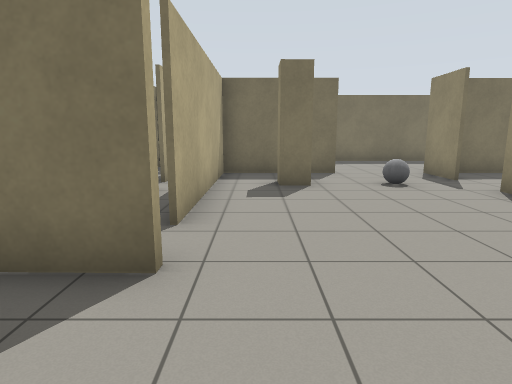
[1] (above)

21 first-person views from a walk through a Gazebo world. The camera is 1.2 m above the floor, tilts 10° down and sees 75° across. The floor is counted in squares, 1 m on a side. Each view is taken from the middle of a square. On the plan, view 1 faces up. The plan holds only what a view shows up to about 13 squares ahead; the rest is blank. Robots are left out.

[2]
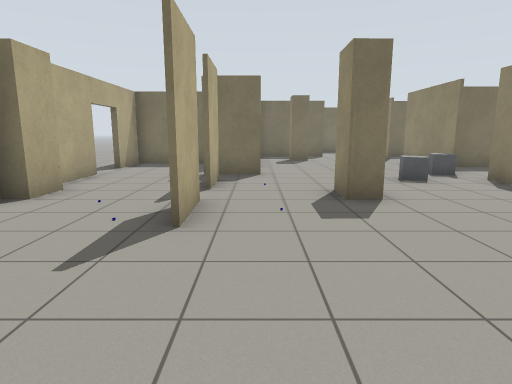

[3]
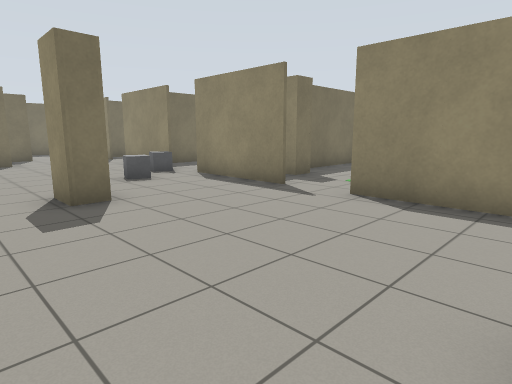

[4]
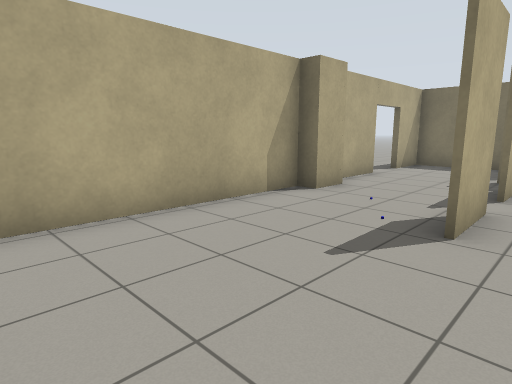

[5]
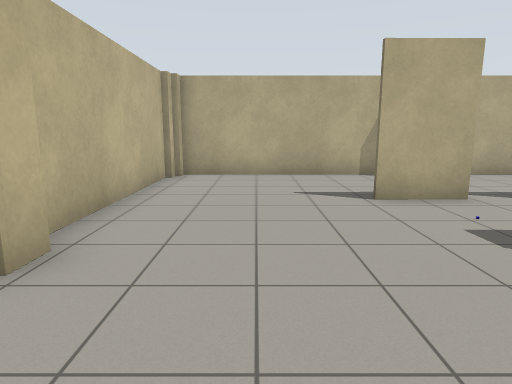

[6]
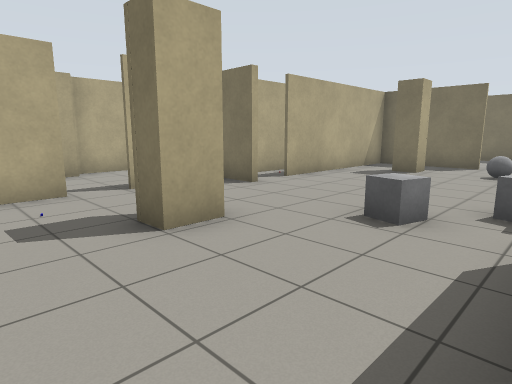

[7]
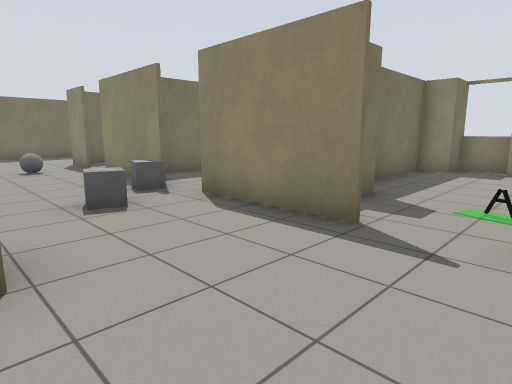

[8]
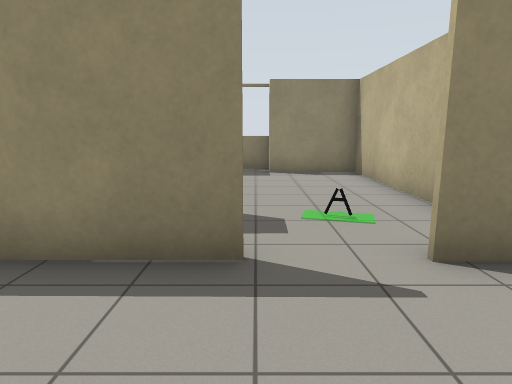

[9]
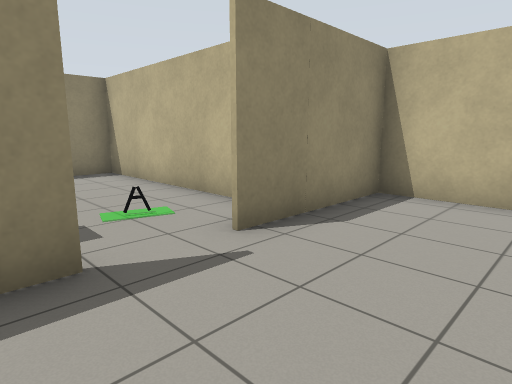

[10]
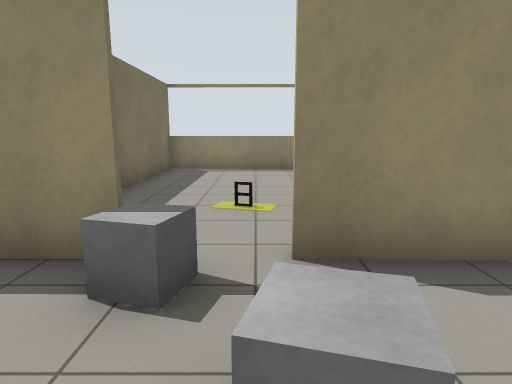

[11]
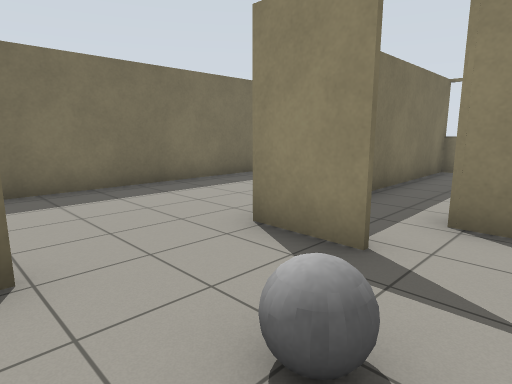

[12]
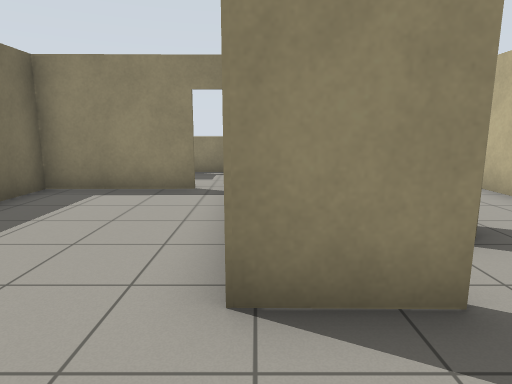

[13]
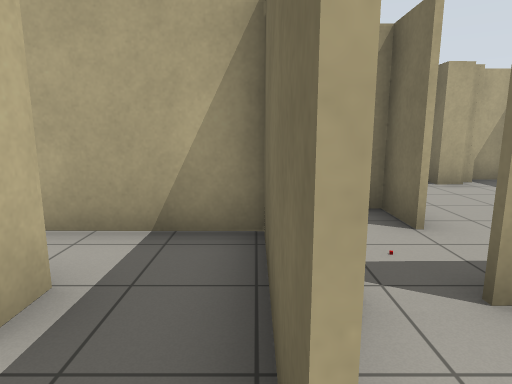

[14]
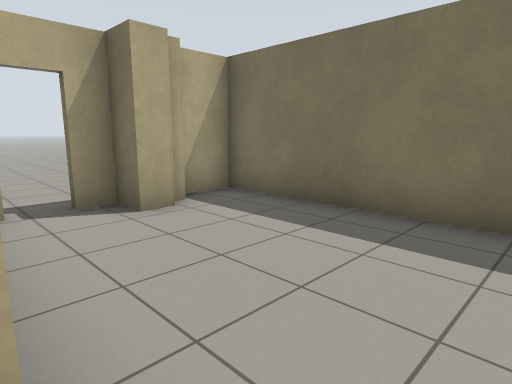

[15]
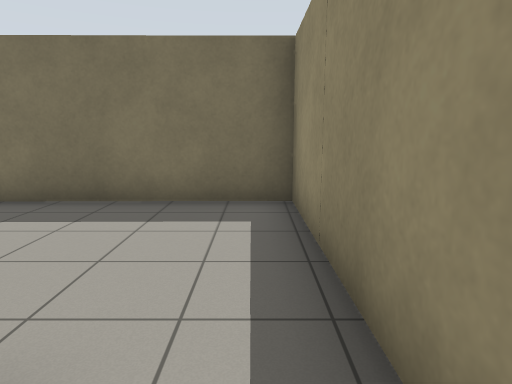

[16]
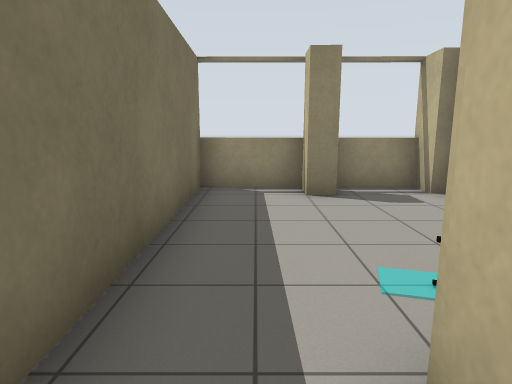

[17]
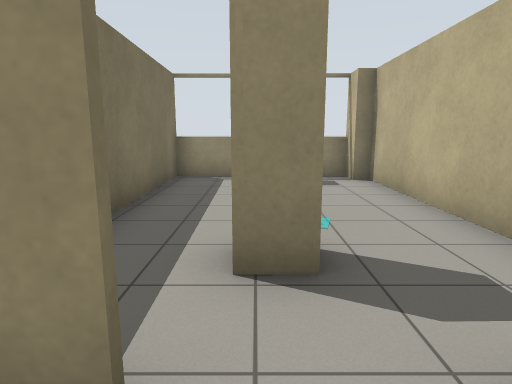

[18]
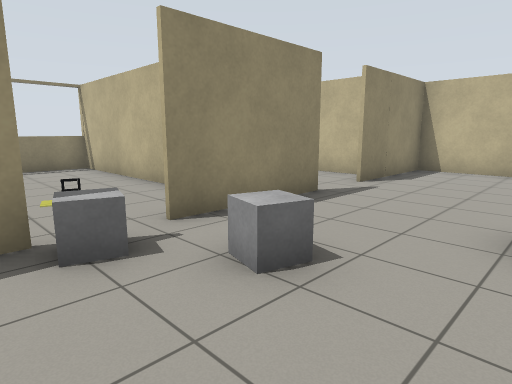

[19]
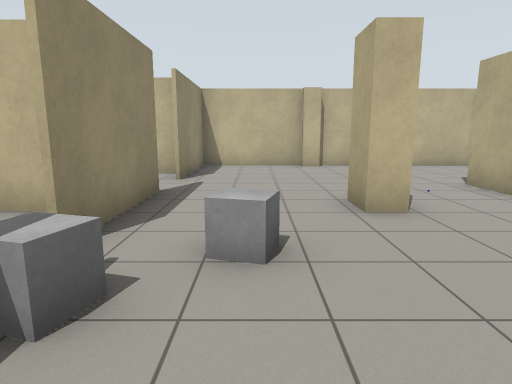

[20]
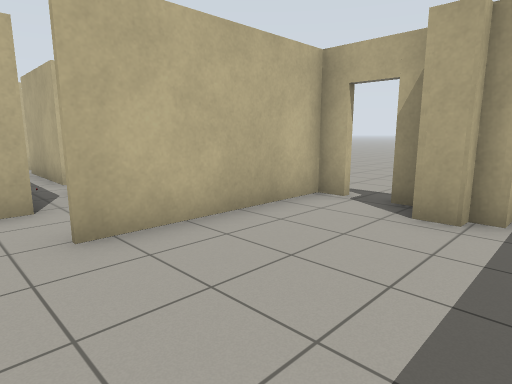

[21]
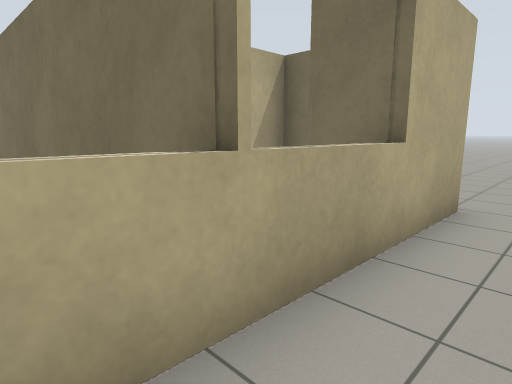

### Floor plan
Ten units are one square. View 1 is at (0, 0); x grows to the right and y downward. Boxes are objects, and circles mark ways between rooms. Rooms are numbered by the first view taken in them; rooms with no view inside come last. Other rooms are left out.
<svg viewBox="-65 -174 210 254">
<path fill="none" stroke="#000" d="M7 1 13 1 13 10 7 10 7 1M-20 11 -20 29M-20 -18 -20 -1M-8 -27 -25 -28M-51 -2 -52 10 -57 10 -57 73 -50 73M50 20 50 -17M51 -33 51 -69M-55 -29 -56 -2M-57 -25 -57 -10M-31 -63 -55 -63 -55 -45M7 71 14 71 14 75 50 75 50 36M5 -76 5 -83 13 -83 13 -77 5 -76M-23 -74 -23 -41M-51 75 6 75M51 -85 51 -103M24 -101 -10 -100 -10 -42M-10 -120 -23 -120M7 -117 7 -169 -57 -168 -57 -156M-54 -154 -54 -149 -48 -149 -48 -144 -57 -144 -57 -136M-12 -102 -7 -102M-57 -127 -57 -121 -10 -121M67 -74 67 -82 75 -82M76 -51 125 -50M125 -73 125 -81M134 -54 134 -99M137 -102 62 -101M136 -148 136 -91M102 -113 102 -146M110 -146 29 -145M75 -50 61 -50M62 1 136 0M136 -49 91 -49M133 1 134 -49M74 9 68 9 68 6M124 10 124 1 84 2M54 51 123 51 123 24 133 24M133 24 133 10"/>
<rect x="25" y="-25" width="10" height="10" fill="#bbb"><title>grey box</title></rect>
<rect x="25" y="-85" width="10" height="10" fill="#bbb"><title>grey ball</title></rect>
<rect x="35" y="-35" width="20" height="10" fill="#bbb"><title>grey box</title></rect>
<rect x="75" y="-75" width="10" height="10" fill="#bbb"><title>other object</title></rect>
<rect x="65" y="-25" width="10" height="10" fill="#bbb"><title>other object</title></rect>
<rect x="65" y="25" width="10" height="10" fill="#bbb"><title>other object</title></rect>
<circle cx="50" cy="-75" r="3" fill="#2a7"/>
<circle cx="35" cy="-100" r="3" fill="#2a7"/>
<circle cx="50" cy="-25" r="3" fill="#2a7"/>
<circle cx="50" cy="25" r="3" fill="#2a7"/>
<circle cx="10" cy="-110" r="3" fill="#2a7"/>
<text x="0" y="0">1</text>
<text x="-20" y="-140">2</text>
<text x="90" y="-70">3</text>
<text x="140" y="-50">4</text>
<text x="60" y="-120">5</text>
<text x="90" y="-30">6</text>
<text x="90" y="30">7</text>
</svg>
Room 1 opens to room 3. Room 1 opens to room 5. Room 1 opens to room 6. Room 1 opens to room 7. Room 2 opens to room 5.

Where each view was taken, in squares from view 1:
view 1: 0 up, 0 right, facing up
view 2: 7 down, 1 left, facing up
view 3: 7 down, 1 left, facing up-right
view 4: 7 down, 1 left, facing up-left
view 5: 5 down, 4 right, facing left
view 6: 3 down, 5 right, facing up-left
view 7: 4 down, 1 right, facing up-right
view 8: 2 down, 2 right, facing right
view 9: 1 down, 2 right, facing down-right
view 10: 2 up, 2 right, facing right
view 11: 7 up, 2 right, facing up-right
view 12: 10 up, 3 right, facing right
view 13: 10 up, 3 right, facing left
view 14: 12 up, 0 right, facing up-left
view 15: 11 up, 0 right, facing up
view 16: 9 up, 6 right, facing right
view 17: 8 up, 4 right, facing right
view 18: 4 up, 1 right, facing down-right
view 19: 5 up, 3 right, facing down
view 20: 16 up, 0 right, facing down-left
view 21: 9 up, 15 right, facing up-left
